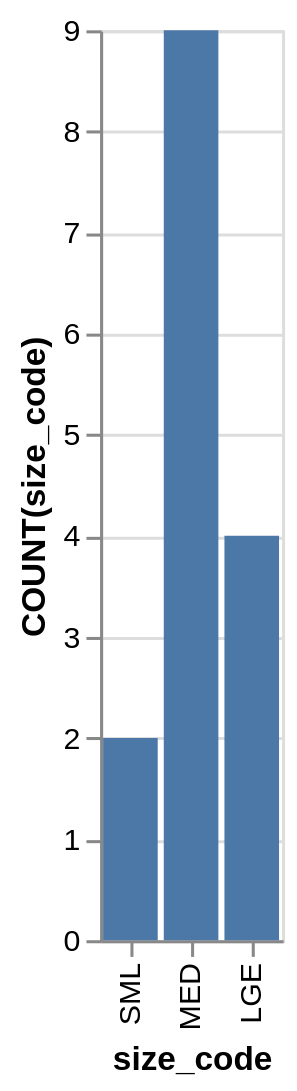

The specification (Vega-Lite) saved for this image:
### Vega-Lite specification from a JSON file in a GitHub repository (floating-point values rounded to 4 significant figures)
{"data": {"values": [{"x_data": "SML", "y_data": 2}, {"x_data": "MED", "y_data": 9}, {"x_data": "LGE", "y_data": 4}]}, "mark": "bar", "encoding": {"x": {"field": "x_data", "type": "nominal", "title": "size_code", "sort": "descending"}, "y": {"field": "y_data", "type": "quantitative", "title": "COUNT(size_code)"}}}
